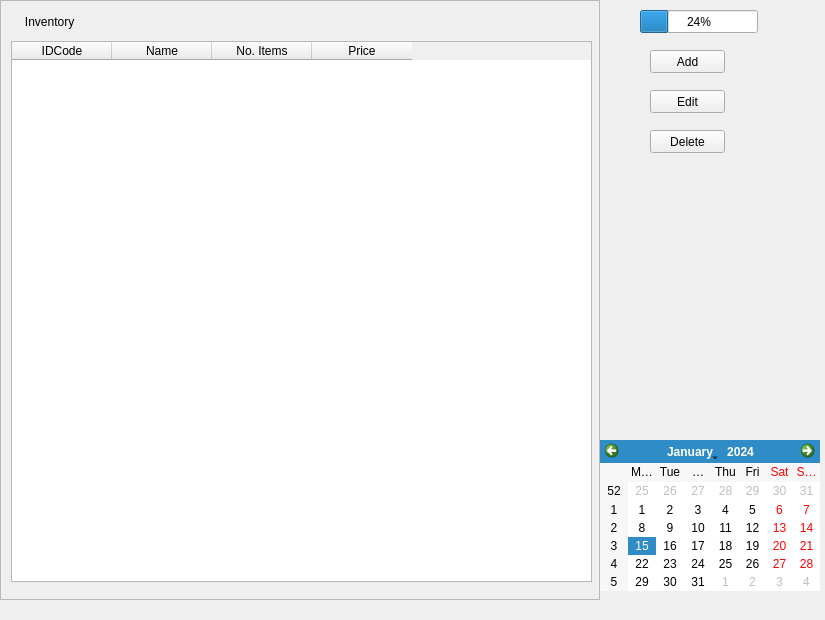
<?xml version="1.0" encoding="UTF-8"?>
<ui version="4.0">
 <class>InventoryDock</class>
 <widget class="QDockWidget" name="InventoryDock">
  <property name="geometry">
   <rect>
    <x>0</x>
    <y>0</y>
    <width>825</width>
    <height>620</height>
   </rect>
  </property>
  <property name="windowTitle">
   <string>Inventory</string>
  </property>
  <widget class="QWidget" name="dockWidgetContents">
   <widget class="QPushButton" name="deleteButton">
    <property name="geometry">
     <rect>
      <x>650</x>
      <y>130</y>
      <width>75</width>
      <height>23</height>
     </rect>
    </property>
    <property name="text">
     <string>Delete</string>
    </property>
    <property name="icon">
     <iconset>
      <normaloff>delete.gif</normaloff>delete.gif</iconset>
    </property>
    <property name="iconSize">
     <size>
      <width>30</width>
      <height>18</height>
     </size>
    </property>
   </widget>
   <widget class="QPushButton" name="editButton">
    <property name="geometry">
     <rect>
      <x>650</x>
      <y>90</y>
      <width>75</width>
      <height>23</height>
     </rect>
    </property>
    <property name="text">
     <string>Edit</string>
    </property>
    <property name="icon">
     <iconset>
      <normaloff>edit.gif</normaloff>edit.gif</iconset>
    </property>
    <property name="iconSize">
     <size>
      <width>34</width>
      <height>24</height>
     </size>
    </property>
   </widget>
   <widget class="QScrollArea" name="scrollArea">
    <property name="geometry">
     <rect>
      <x>0</x>
      <y>0</y>
      <width>600</width>
      <height>600</height>
     </rect>
    </property>
    <property name="widgetResizable">
     <bool>true</bool>
    </property>
    <widget class="QWidget" name="scrollAreaWidgetContents">
     <property name="geometry">
      <rect>
       <x>0</x>
       <y>0</y>
       <width>598</width>
       <height>598</height>
      </rect>
     </property>
     <widget class="QTableWidget" name="inventoryTable">
      <property name="geometry">
       <rect>
        <x>10</x>
        <y>40</y>
        <width>581</width>
        <height>541</height>
       </rect>
      </property>
      <column>
       <property name="text">
        <string>IDCode</string>
       </property>
      </column>
      <column>
       <property name="text">
        <string>Name</string>
       </property>
      </column>
      <column>
       <property name="text">
        <string>No. Items</string>
       </property>
      </column>
      <column>
       <property name="text">
        <string>Price</string>
       </property>
      </column>
     </widget>
     <widget class="QLabel" name="inventoryLabel">
      <property name="geometry">
       <rect>
        <x>14</x>
        <y>5</y>
        <width>571</width>
        <height>31</height>
       </rect>
      </property>
      <property name="styleSheet">
       <string notr="true">font: 18pt &quot;MS Shell Dlg 2&quot;;</string>
      </property>
      <property name="text">
       <string>   Inventory</string>
      </property>
     </widget>
    </widget>
   </widget>
   <widget class="QPushButton" name="addButton">
    <property name="geometry">
     <rect>
      <x>650</x>
      <y>50</y>
      <width>75</width>
      <height>23</height>
     </rect>
    </property>
    <property name="text">
     <string>Add</string>
    </property>
    <property name="icon">
     <iconset>
      <normaloff>add.gif</normaloff>add.gif</iconset>
    </property>
    <property name="iconSize">
     <size>
      <width>32</width>
      <height>22</height>
     </size>
    </property>
   </widget>
   <widget class="QCalendarWidget" name="calendar">
    <property name="geometry">
     <rect>
      <x>600</x>
      <y>440</y>
      <width>220</width>
      <height>151</height>
     </rect>
    </property>
   </widget>
   <widget class="QProgressBar" name="progressBar">
    <property name="geometry">
     <rect>
      <x>640</x>
      <y>10</y>
      <width>118</width>
      <height>23</height>
     </rect>
    </property>
    <property name="value">
     <number>24</number>
    </property>
   </widget>
  </widget>
 </widget>
 <resources/>
 <connections/>
</ui>
